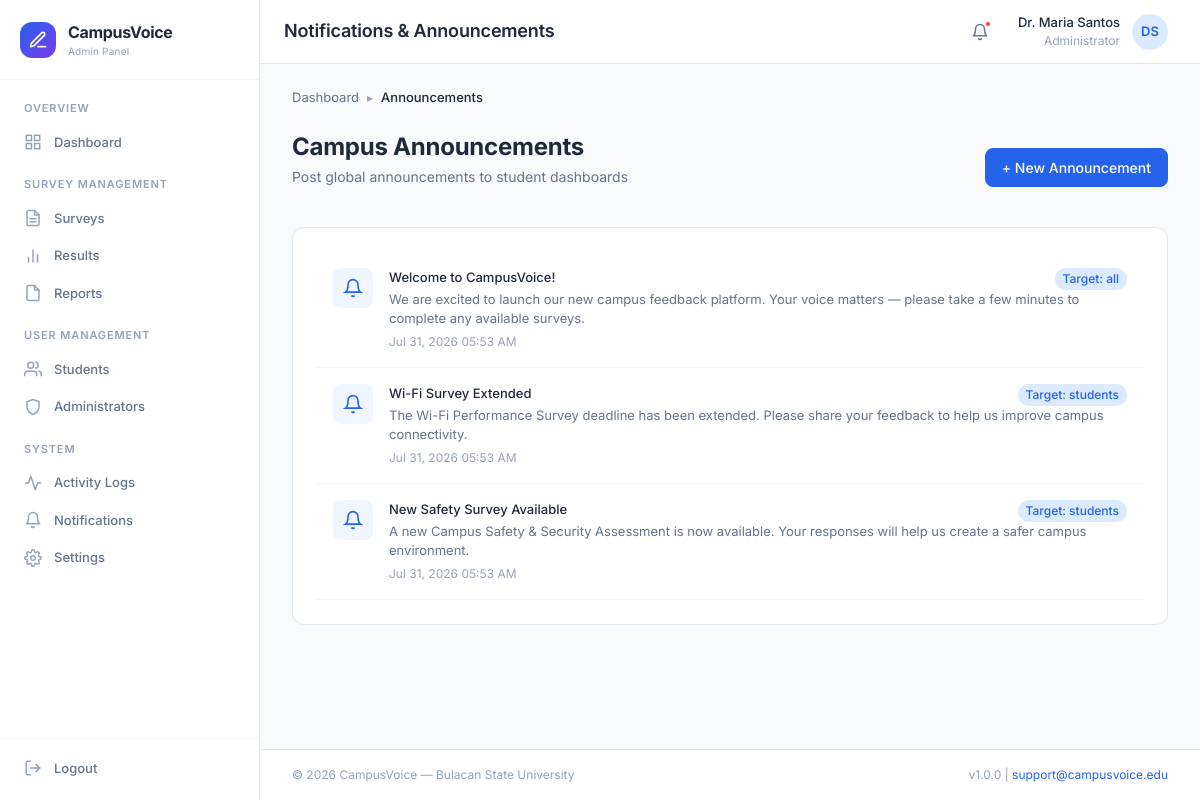
The page /admin/notifications.php (signed in) on the database its author committed.
### tables this page shows
CREATE TABLE `announcements` (
    `announcement_id` INT AUTO_INCREMENT PRIMARY KEY,
    `title` VARCHAR(255) NOT NULL,
    `content` TEXT NOT NULL,
    `target` ENUM('all', 'students', 'admins') NOT NULL DEFAULT 'all',
    `is_active` TINYINT(1) NOT NULL DEFAULT 1,
    `created_by` INT DEFAULT NULL,
    `created_at` DATETIME NOT NULL DEFAULT CURRENT_TIMESTAMP,
    INDEX `idx_target` (`target`),
    INDEX `idx_active` (`is_active`)
);

### utils/helpers.php (called while the page is built, shortened)
<?php
function e($string) {
    return htmlspecialchars($string ?? '', ENT_QUOTES, 'UTF-8');
}
function formatDateTime($date, $format = 'M d, Y h:i A') {
    return date($format, strtotime($date));
}

### admin/notifications.php (the view, shortened to what this page needs)
<?php
require_once __DIR__ . '/../utils/helpers.php';
$pdo = db();
$stmt = $pdo->query("SELECT * FROM announcements ORDER BY created_at DESC");
$announcements = $stmt->fetchAll();
require_once __DIR__ . '/../includes/header.php';
?>
<div class="breadcrumbs">
    <div class="breadcrumb-item"><a href="<?= BASE_URL ?>/admin/dashboard">Dashboard</a></div>
    <span class="breadcrumb-separator">▸</span>
    <div class="breadcrumb-item active">Announcements</div>
</div>
<div class="content-header">
    <div>
        <h2 class="content-title">Campus Announcements</h2>
        <p class="content-subtitle">Post global announcements to student dashboards</p>
    </div>
    <div class="content-actions">
        <button class="btn btn-primary" onclick="openModal('add-announcement-modal')">+ New Announcement</button>
    </div>
</div>
<div class="card">
    <div class="card-body">
        <?php if (empty($announcements)): ?>
            <div class="empty-state">
                <div class="empty-state-title">No announcements</div>
            </div>
        <?php else: ?>
            <div class="notification-list">
                <?php foreach ($announcements as $ann): ?>
                <div class="notification-item">
                    <div class="notification-icon" style="background: var(--color-primary-lighter); color: var(--color-primary);">
                        <svg width="20" height="20" viewBox="0 0 24 24" fill="none" stroke="currentColor" stroke-width="2"><path d="M18 8A6 6 0 0 0 6 8c0 7-3 9-3 9h18s-3-2-3-9"/><path d="M13.73 21a2 2 0 0 1-3.46 0"/></svg>
                    </div>
                    <div class="notification-content">
                        <div style="display: flex; justify-content: space-between; align-items: center;">
                            <div class="notification-title"><?= e($ann['title']) ?></div>
                            <span class="badge badge-info">Target: <?= e($ann['target']) ?></span>
                        </div>
                        <div class="notification-text"><?= e($ann['content']) ?></div>
                        <div class="notification-time"><?= formatDateTime($ann['created_at']) ?></div>
                    </div>
                </div>
                <?php endforeach; ?>
            </div>
        <?php endif; ?>
    </div>
</div>
<?php require_once __DIR__ . '/../includes/footer.php'; ?>

### assets/css/variables.css (style rules this page uses)
:root { --color-primary: #2563EB; --color-primary-hover: #1D4ED8; --color-primary-active: #1E40AF; --color-primary-light: #DBEAFE; --color-primary-lighter: #EFF6FF; --color-primary-50: #EFF6FF; --color-primary-100: #DBEAFE; --color-primary-500: #3B82F6; --color-primary-600: #2563EB; --color-primary-700: #1D4ED8; --color-primary-800: #1E40AF; --color-secondary: #059669; --color-secondary-hover: #047857; --color-secondary-light: #D1FAE5; --color-secondary-lighter: #ECFDF5; --color-accent: #7C3AED; --color-accent-hover: #6D28D9; --color-accent-light: #EDE9FE; --color-accent-lighter: #F5F3FF; --color-gray-50: #F8FAFC; --color-gray-100: #F1F5F9; --color-gray-200: #E2E8F0; --color-gray-300: #CBD5E1; --color-gray-400: #94A3B8; --color-gray-500: #64748B; --color-gray-600: #475569; --color-gray-700: #334155; --color-gray-800: #1E293B; --color-gray-900: #0F172A; --color-success: #10B981; --color-success-light: #D1FAE5; --color-success-dark: #059669; --color-warning: #F59E0B; --color-warning-light: #FEF3C7; --color-warning-dark: #D97706; --color-error: #EF4444; --color-error-light: #FEE2E2; --color-error-dark: #DC2626; --color-info: #3B82F6; --color-info-light: #DBEAFE; --color-bg: #F8FAFC; --color-bg-alt: #F1F5F9; --color-surface: #FFFFFF; --color-surface-hover: #F8FAFC; --color-surface-elevated: #FFFFFF; --color-text: #1E293B; --color-text-secondary: #64748B; --color-text-tertiary: #94A3B8; --color-text-inverse: #FFFFFF; --color-text-link: #2563EB; --color-border: #E2E8F0; --color-border-hover: #CBD5E1; --color-border-focus: #2563EB; --color-divider: #F1F5F9; --font-family: 'Inter', -apple-system, BlinkMacSystemFont, 'Segoe UI', Roboto, sans-serif; --font-mono: 'JetBrains Mono', 'Fira Code', 'Consolas', monospace; --font-size-xs: 0.75rem; --font-size-sm: 0.8125rem; --font-size-base: 0.875rem; --font-size-md: 1rem; --font-size-lg: 1.125rem; --font-size-xl: 1.25rem; --font-size-2xl: 1.5rem; --font-size-3xl: 1.875rem; --font-size-4xl: 2.25rem; --font-weight-normal: 400; --font-weight-medium: 500; --font-weight-semibold: 600; --font-weight-bold: 700; --line-height-tight: 1.25; --line-height-normal: 1.5; --line-height-relaxed: 1.75; --space-0: 0; --space-1: 0.25rem; --space-2: 0.5rem; --space-3: 0.75rem; --space-4: 1rem; --space-5: 1.25rem; --space-6: 1.5rem; --space-8: 2rem; --space-10: 2.5rem; --space-12: 3rem; --space-16: 4rem; --space-20: 5rem; --radius-sm: 4px; --radius-md: 8px; --radius-lg: 12px; --radius-xl: 16px; --radius-2xl: 20px; --radius-full: 9999px; --shadow-xs: 0 1px 2px rgba(0, 0, 0, 0.04); --shadow-sm: 0 1px 3px rgba(0, 0, 0, 0.06), 0 1px 2px rgba(0, 0, 0, 0.04); --shadow-md: 0 4px 6px -1px rgba(0, 0, 0, 0.07), 0 2px 4px -2px rgba(0, 0, 0, 0.05); --shadow-lg: 0 10px 15px -3px rgba(0, 0, 0, 0.08), 0 4px 6px -4px rgba(0, 0, 0, 0.04); --shadow-xl: 0 20px 25px -5px rgba(0, 0, 0, 0.08), 0 8px 10px -6px rgba(0, 0, 0, 0.04); --shadow-inner: inset 0 2px 4px rgba(0, 0, 0, 0.05); --shadow-focus: 0 0 0 3px rgba(37, 99, 235, 0.15); --transition-fast: 150ms ease; --transition-base: 200ms ease; --transition-slow: 300ms ease; --transition-spring: 200ms cubic-bezier(0.34, 1.56, 0.64, 1); --z-dropdown: 100; --z-sticky: 200; --z-overlay: 300; --z-modal: 400; --z-toast: 500; --z-tooltip: 600; --sidebar-width: 260px; --sidebar-collapsed-width: 72px; --header-height: 64px; --content-max-width: 1280px; }

### assets/css/base.css (style rules this page uses)
*, *::before, *::after { margin: 0; padding: 0; box-sizing: border-box; }
html { font-size: 16px; -webkit-text-size-adjust: 100%; -webkit-font-smoothing: antialiased; -moz-osx-font-smoothing: grayscale; scroll-behavior: smooth; }
body { font-family: var(--font-family); font-size: var(--font-size-base); font-weight: var(--font-weight-normal); line-height: var(--line-height-normal); color: var(--color-text); background-color: var(--color-bg); min-height: 100vh; }
h1, h2, h3, h4, h5, h6 { font-weight: var(--font-weight-semibold); line-height: var(--line-height-tight); color: var(--color-text); letter-spacing: -0.01em; }
h2 { font-size: var(--font-size-xl); }
p { margin-bottom: var(--space-4); color: var(--color-text-secondary); }
a { color: var(--color-text-link); text-decoration: none; transition: color var(--transition-fast); }
img, svg { display: block; max-width: 100%; height: auto; }
button, input, select, textarea { font-family: inherit; font-size: inherit; line-height: inherit; color: inherit; }
button { cursor: pointer; border: none; background: none; }

### rows shown on the page
announcements: title "Welcome to CampusVoice!", target "all", content "We are excited to launch our new campus feedback platform. Your voice matters — please take a few minutes to complete any available surveys.", created_at "Jul 31, 2026 05:53 AM"
announcements: title "Wi-Fi Survey Extended", target "students", content "The Wi-Fi Performance Survey deadline has been extended. Please share your feedback to help us improve campus connectivity.", created_at "Jul 31, 2026 05:53 AM"
announcements: title "New Safety Survey Available", target "students", content "A new Campus Safety & Security Assessment is now available. Your responses will help us create a safer campus environment.", created_at "Jul 31, 2026 05:53 AM"

### other values the page prints
APP_NAME "CampusVoice"
$pageTitle "Notifications & Announcements"
$userName "Dr. Maria Santos"
$userInitials "DS"
APP_SCHOOL "Bulacan State University"
APP_VERSION "1.0.0"
APP_SUPPORT_EMAIL "support@campusvoice.edu"
